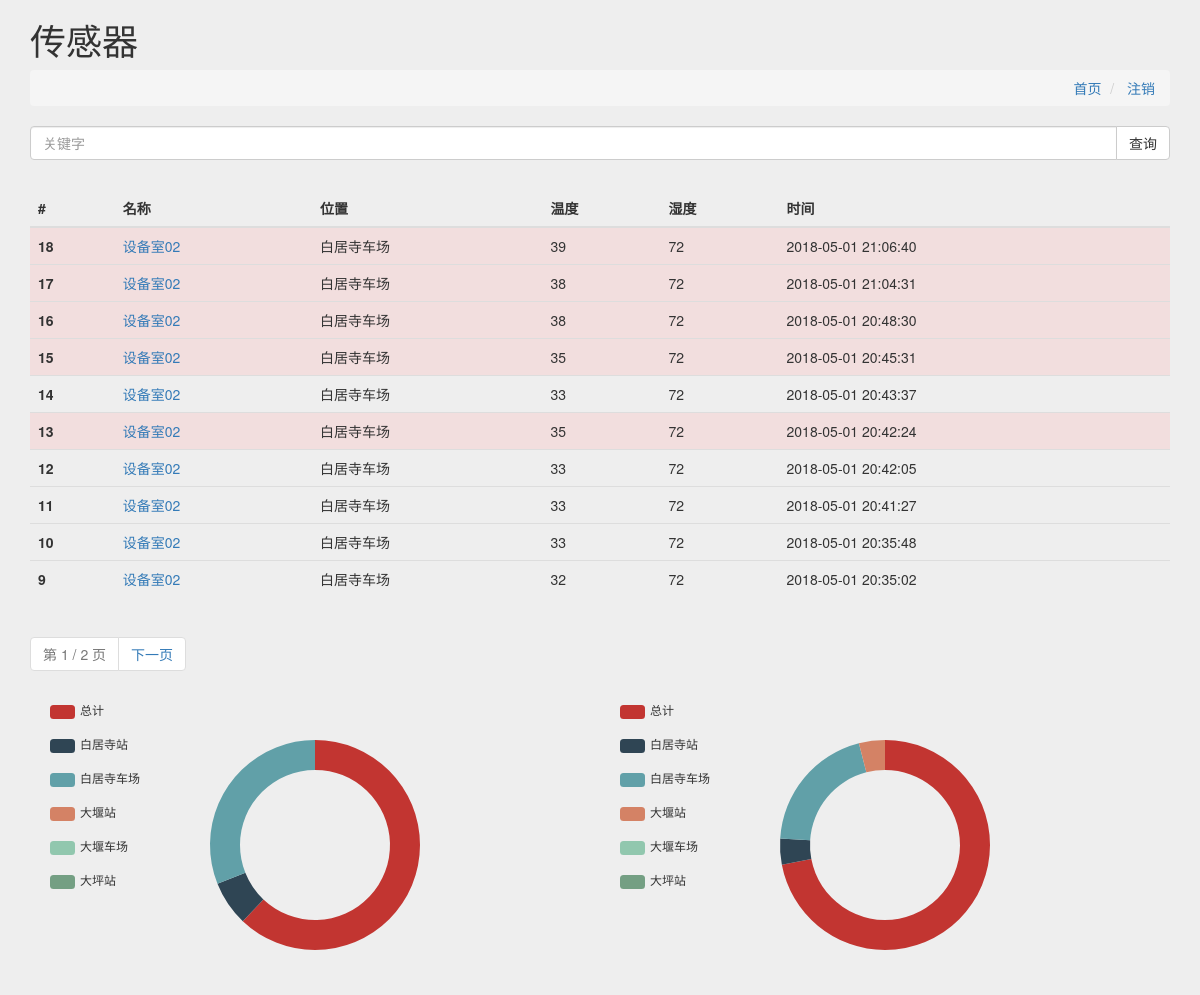
/sensor?text= (signed in), run on the app's committed database.
### home/models.py (models this page shows, shortened)
class Sensor(models.Model):
    name = models.CharField(verbose_name='名称',
                            max_length=64,)
    temperature = models.SmallIntegerField(verbose_name='温度',)
    humidity = models.SmallIntegerField(verbose_name='湿度',)
    location = models.CharField(verbose_name='位置',
                                max_length=64)
    create_time = models.DateTimeField(
        verbose_name='创建时间', auto_now_add=True,)
    update_time = models.DateTimeField(
        verbose_name='更新时间', auto_now=True,)
    class Meta:
        verbose_name = '传感器'
        verbose_name_plural = '传感器'

### home/views.py (the view)
# urls.py: path('sensor', views.sensor, name='sensor'),  # 传感器页
@login_required(login_url='/account/login')
def sensor(request):
    temperature_value = 35
    humidity_value = 10
    if request.method == 'GET':
        text = request.GET.get('text')
        if text == None:
            return HttpResponseRedirect('/sensor?text=')
        else:
            sensor_all = Sensor.objects.filter(
                location__contains=text).order_by('-id')
            paginator = Paginator(sensor_all, 10)  # 每页显示一条数据
            page = request.GET.get('page')
            try:
                sensor = paginator.page(page)
            except PageNotAnInteger:
                sensor = paginator.page(1)  # 如果页面不是整数跳到第一页
            except EmptyPage:
                sensor = paginator.page(
                    paginator.num_pages)  # 如果页面超出最大范围跳到最后一页
            all_location_count = Sensor.objects.filter(
                location__contains=text).count()
            baijusi_location_count = Sensor.objects.filter(
                location__contains=text,
                location='白居寺站',
                temperature__lt=temperature_value).count()
            baijusichechang_location_count = Sensor.objects.filter(
                location__contains=text,
                location='白居寺车场',
                temperature__lt=temperature_value).count()
            dayan_location_count = Sensor.objects.filter(
                location__contains=text,
                location='大堰站',
                temperature__lt=temperature_value).count()
            dayanchechang_location_count = Sensor.objects.filter(
                location__contains=text,
                location='大堰车场',
                temperature__lt=temperature_value).count()
            daping_location_count = Sensor.objects.filter(
                location__contains=text,
                location='大坪站',
                temperature__lt=temperature_value).count()
            all2_location_count = Sensor.objects.filter(
                location__contains=text).count()
            baijusi2_location_count = Sensor.objects.filter(
                location__contains=text,
                location='白居寺站',
                temperature__gte=temperature_value).count()
            baijusichechang2_location_count = Sensor.objects.filter(
                location__contains=text,
                location='白居寺车场',
                temperature__gte=temperature_value).count()
            dayan2_location_count = Sensor.objects.filter(
                location__contains=text,
                location='大堰站',
                temperature__gte=temperature_value).count()
            dayanchechang2_location_count = Sensor.objects.filter(
                location__contains=text,
                location='大堰车场',
                temperature__gte=temperature_value).count()
            daping2_location_count = Sensor.objects.filter(
                location__contains=text,
                location='大坪站',
                temperature__gte=temperature_value).count()
            return render(request, 'sensor.html', locals())

### templates/sensor.html (shortened to what this page needs)
{% load static %}
<!DOCTYPE html>
<html>
<head>
    <link rel="stylesheet" href={% static "/bootstrap/css/bootstrap.min.css" %}>
</head>
<body style="background-color:#eee;">
    <div class="container">
        <div class="">
            <h1 class="text-left">传感器</h1>
        </div>
        <ol class="breadcrumb text-right">
            <li>
                <a href="{% url 'sensor' %}">首页</a>
            </li>
            <li>
                <a class="text-right" href="{% url 'logout' %}">注销</a>
            </li>
        </ol>
        <form class="" action="{% url 'sensor' %}" method="get">
            <div class="input-group">
                <input type="text" name="text" class="form-control" placeholder="关键字">
                <span class="input-group-btn">
                    <input type="submit" class="btn btn-default" value="查询">
                </span>
            </div>
        </form>
    </div>
    <div class="container" style="padding-top:30px;">
        <div class="table-responsive">
            <table class="table table-hover">
                <thead>
                    <tr>
                        <th>#</th>
                        <th>名称</th>
                        <th>位置</th>
                        <th>温度</th>
                        <th>湿度</th>
                        <th>时间</th>
                    </tr>
                </thead>
                <tbody>
                    {% for s in sensor %}
                    {% if s.temperature >= temperature_value %}
                    <tr class="danger">
                        <th scope="row">{{s.id}}</th>
                        <td><a href="meter?name={{s.name}}">{{s.name}}</a></td>
                        <td>{{s.location}}</td>
                        <td>{{s.temperature}}</td>
                        <td>{{s.humidity}}</td>
                        <td>{{s.create_time | date:'Y-m-d H:i:s'}}</td>
                    </tr>
                        {% else %}
                        <tr>
                            <th scope="row">{{s.id}}</th>
                            <td><a href="meter?name={{s.name}}">{{s.name}}</a></td>
                            <td>{{s.location}}</td>
                            <td>{{s.temperature}}</td>
                            <td>{{s.humidity}}</td>
                            <td>{{s.create_time | date:'Y-m-d H:i:s'}}</td>
                        </tr>
                        {% endif %}
                        {% endfor %}
                </tbody>
            </table>
        </div>
        <nav aria-label="Page navigation">
            <ul class="pagination">
                <li class="disabled">
                    <a href="#">第 {{sensor.number}} / {{sensor.paginator.num_pages}} 页</a>
                </li>
                {% if sensor.has_next %}
                <li>
                    <a href="sensor?text={{text}}&page={{sensor.next_page_number}}">下一页</a>
                </li>
                {% endif %}
            </ul>
        </nav>
    </div>
    <div class="container">
        <div class="col-md-6" style="height:300px;">
            <div id="main" style="width: 100%;height:100%;"></div>
        </div>
        <div class="col-md-6" style="height:300px;">
            <div id="main2" style="width:100%;height:100%;"></div>
        </div>
    </div>
    <script type="text/javascript">
        // 基于准备好的dom，初始化echarts实例
        var myChart = echarts.init(document.getElementById('main'));
        // 指定图表的配置项和数据
        option = {
            tooltip: {
                trigger: 'item',
                formatter: "{a} <br/>{b}: {c} ({d}%)"
            },
            legend: {
                orient: 'vertical',
                x: 'left',
                data: ['总计', '白居寺站', '白居寺车场', '大堰站', '大堰车场', '大坪站']
            },
            series: [
                {
                    name: '正常数据',
                    type: 'pie',
                    radius: ['50%', '70%'],
                    avoidLabelOverlap: false,
                    label: {
                        normal: {
                            show: false,
                            position: 'center'
                        },
                        emphasis: {
                            show: true,
                            textStyle: {
                                fontSize: '30',
                                fontWeight: 'bold'
                            }
                        }
                    },
                    labelLine: {
                        normal: {
                            show: false
                        }
                    },
                    data: [
                        {value: {{all_location_count}}, name:'总计'},
                        {value: {{baijusi_location_count}}, name: '白居寺站' },
                        {value: {{baijusichechang_location_count}}, name: '白居寺车场' },
                        {value: {{dayan_location_count}}, name: '大堰站' },
                        {value: {{dayanchechang_location_count}}, name: '大堰车场' },
                        {value: {{daping_location_count}}, name: '大坪站' },
                    ]
                }
            ]
        };
        // 使用刚指定的配置项和数据显示图表。
        myChart.setOption(option);
    </script>
    <script type="text/javascript">
        // 基于准备好的dom，初始化echarts实例
        var myChart = echarts.init(document.getElementById('main2'));
        // 指定图表的配置项和数据
        option = {
            tooltip: {
                trigger: 'item',
                formatter: "{a} <br/>{b}: {c} ({d}%)"
            },
            legend: {
                orient: 'vertical',
                x: 'left',
                data: ['总计', '白居寺站', '白居寺车场', '大堰站', '大堰车场', '大坪站']
            },
            series: [
                {
                    name: '警告数据',
                    type: 'pie',
                    radius: ['50%', '70%'],
                    avoidLabelOverlap: false,
                    label: {
                        normal: {
                            show: false,
                            position: 'center'
                        },
                        emphasis: {
                            show: true,
                            textStyle: {
                                fontSize: '30',
                                fontWeight: 'bold'
                            }
                        }
                    },
                    labelLine: {
                        normal: {
                            show: false
                        }
                    },
                    data: [
                        {value: {{all2_location_count}}, name:'总计'},
                        {value: {{baijusi2_location_count}}, name: '白居寺站' },
                        {value: {{baijusichechang2_location_count}}, name: '白居寺车场' },
                        {value: {{dayan2_location_count}}, name: '大堰站' },
                        {value: {{dayanchechang2_location_count}}, name: '大堰车场' },
                        {value: {{daping2_location_count}}, name: '大坪站' },
                    ]
                }
            ]
        };
        // 使用刚指定的配置项和数据显示图表。
        myChart.setOption(option);
    </script>
</body>
</html>

### data on the page
Sensor: id "18", name "设备室02", location "白居寺车场", temperature "39", humidity "72", create_time "2018-05-01 21:06:40"
Sensor: id "17", name "设备室02", location "白居寺车场", temperature "38", humidity "72", create_time "2018-05-01 21:04:31"
Sensor: id "16", name "设备室02", location "白居寺车场", temperature "38", humidity "72", create_time "2018-05-01 20:48:30"
Sensor: id "15", name "设备室02", location "白居寺车场", temperature "35", humidity "72", create_time "2018-05-01 20:45:31"
Sensor: id "14", name "设备室02", location "白居寺车场", temperature "33", humidity "72", create_time "2018-05-01 20:43:37"
Sensor: id "13", name "设备室02", location "白居寺车场", temperature "35", humidity "72", create_time "2018-05-01 20:42:24"
Sensor: id "12", name "设备室02", location "白居寺车场", temperature "33", humidity "72", create_time "2018-05-01 20:42:05"
Sensor: id "11", name "设备室02", location "白居寺车场", temperature "33", humidity "72", create_time "2018-05-01 20:41:27"
Sensor: id "10", name "设备室02", location "白居寺车场", temperature "33", humidity "72", create_time "2018-05-01 20:35:48"
Sensor: id "9", name "设备室02", location "白居寺车场", temperature "32", humidity "72", create_time "2018-05-01 20:35:02"

### other printed values
{{ sensor.number }} "1"
{{ sensor.paginator.num_pages }} "2"
chart data {{ all_location_count }} 18
chart data {{ baijusi_location_count }} 2
chart data {{ baijusichechang_location_count }} 9
chart data {{ dayan_location_count }} 0
